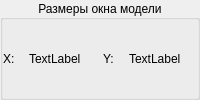
           <widget class="QGroupBox" name="groupBox_4">
            <property name="title">
             <string>Размеры окна модели</string>
            </property>
            <property name="alignment">
             <set>Qt::AlignCenter</set>
            </property>
            <layout class="QVBoxLayout" name="verticalLayout_10">
             <property name="leftMargin">
              <number>0</number>
             </property>
             <property name="topMargin">
              <number>0</number>
             </property>
             <property name="rightMargin">
              <number>0</number>
             </property>
             <property name="bottomMargin">
              <number>0</number>
             </property>
             <item>
              <layout class="QHBoxLayout" name="horizontalLayout_6">
               <item>
                <widget class="QLabel" name="label">
                 <property name="sizePolicy">
                  <sizepolicy hsizetype="Minimum" vsizetype="Preferred">
                   <horstretch>0</horstretch>
                   <verstretch>0</verstretch>
                  </sizepolicy>
                 </property>
                 <property name="maximumSize">
                  <size>
                   <width>20</width>
                   <height>16777215</height>
                  </size>
                 </property>
                 <property name="text">
                  <string>X:</string>
                 </property>
                </widget>
               </item>
               <item>
                <widget class="QLabel" name="label_wWidth">
                 <property name="text">
                  <string>TextLabel</string>
                 </property>
                </widget>
               </item>
               <item>
                <widget class="QLabel" name="label_2">
                 <property name="sizePolicy">
                  <sizepolicy hsizetype="Minimum" vsizetype="Preferred">
                   <horstretch>0</horstretch>
                   <verstretch>0</verstretch>
                  </sizepolicy>
                 </property>
                 <property name="maximumSize">
                  <size>
                   <width>20</width>
                   <height>16777215</height>
                  </size>
                 </property>
                 <property name="text">
                  <string>Y:</string>
                 </property>
                </widget>
               </item>
               <item>
                <widget class="QLabel" name="label_wHight">
                 <property name="text">
                  <string>TextLabel</string>
                 </property>
                </widget>
               </item>
              </layout>
             </item>
            </layout>
           </widget>
